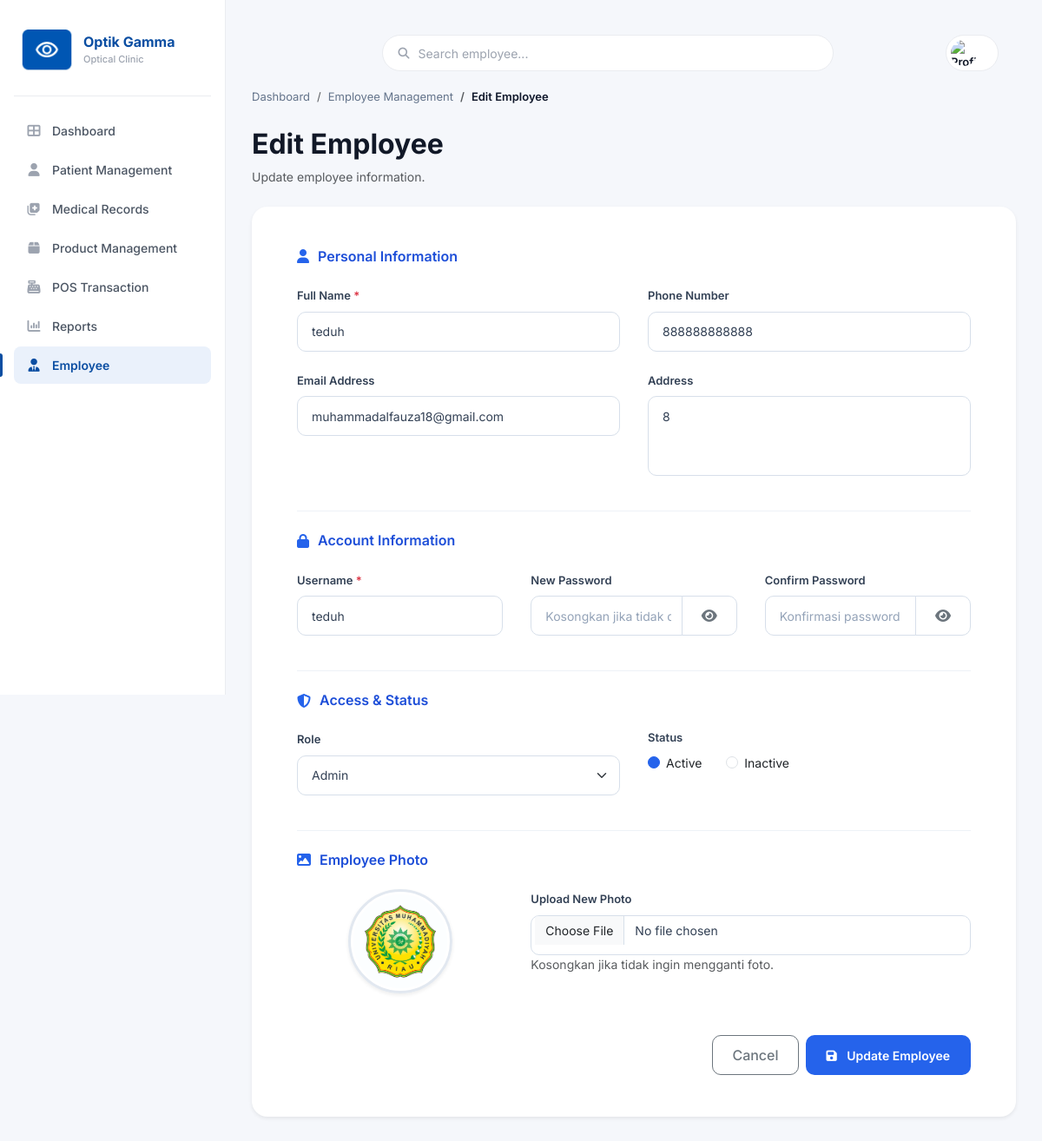
The app's page /employee/edit.php?id=6 with its own data.
### tables this page shows
CREATE TABLE `users` (
  `id` int(11) NOT NULL,
  `nama` varchar(100) NOT NULL,
  `username` varchar(50) NOT NULL,
  `password` varchar(255) NOT NULL,
  `role` enum('Admin','Karyawan') NOT NULL,
  `no_hp` varchar(20) DEFAULT NULL,
  `email` varchar(100) DEFAULT NULL,
  `alamat` text DEFAULT NULL,
  `foto` varchar(255) DEFAULT 'default.png',
  `status` enum('Aktif','Nonaktif') DEFAULT 'Aktif',
  `created_at` timestamp NOT NULL DEFAULT current_timestamp()
);

### employee/edit.php (the view, shortened to what this page needs)
<?php
include "../config/database.php";
$foto = "../assets/img/default.png";
$id = intval($_GET['id']);
$query = mysqli_query($conn, "SELECT * FROM users WHERE id='$id'");
$data = mysqli_fetch_assoc($query);
?>
<!DOCTYPE html>
<html lang="id">
<head>
    <link href="https://cdn.jsdelivr.net/npm/bootstrap@5.3.3/dist/css/bootstrap.min.css" rel="stylesheet">
    <link rel="stylesheet" href="https://cdnjs.cloudflare.com/ajax/libs/font-awesome/6.6.0/css/all.min.css">
    <link rel="stylesheet" href="../assets/css/dashboard.css">
    <link rel="stylesheet" href="../assets/css/employee.css">
</head>
<body>
    <div class="app-shell">
        <aside class="sidebar">
            <div class="brand">
                <div class="brand-logo">
                    <img src="../assets/img/logo.png">
                </div>
                <div class="brand-text">
                    <div class="brand-name">
                        Optik Gamma
                    </div>
                    <div class="brand-sub">
                        Optical Clinic
                    </div>
                </div>
            </div>
            <nav class="side-nav">
                <a href="../dashboard.php" class="nav-item">
                    <i class="fa-solid fa-table-cells-large"></i>
                    Dashboard
                </a>
                <a href="../patient/index.php" class="nav-item">
                    <i class="fa-solid fa-user"></i>
                    Patient Management
                </a>
                <a href="../medical/index.php" class="nav-item">
                    <i class="fa-solid fa-notes-medical"></i>
                    Medical Records
                </a>
                <a href="../product/index.php" class="nav-item">
                    <i class="fa-solid fa-box"></i>
                    Product Management
                </a>
                <a href="../transaction/index.php" class="nav-item">
                    <i class="fa-solid fa-cash-register"></i>
                    POS Transaction
                </a>
                <a href="../reports/index.php" class="nav-item">
                    <i class="fa-solid fa-chart-column"></i>
                    Reports
                </a>
                <a href="index.php" class="nav-item active">
                    <i class="fa-solid fa-user-tie"></i>
                    Employee
                </a>
            </nav>
        </aside>
        <main class="main">
            <header class="topbar">
                <div class="search-box">
                    <i class="fa-solid fa-search"></i>
                    <input type="text" placeholder="Search employee...">
                </div>
                <div class="top-actions">
                    <div class="admin-chip">
                        <img src="<?= $foto; ?>" alt="Profile">
                    </div>
                </div>
            </header>
            <nav aria-label="breadcrumb">
                <ol class="breadcrumb">
                    <li class="breadcrumb-item">
                        <a href="../dashboard.php">
                            Dashboard
                        </a>
                    </li>
                    <li class="breadcrumb-item">
                        <a href="index.php">
                            Employee Management
                        </a>
                    </li>
                    <li class="breadcrumb-item active">
                        Edit Employee
                    </li>
                </ol>
            </nav>
            <div class="mb-4">
                <h2 class="fw-bold">
                    Edit Employee
                </h2>
                <p class="text-muted">
                    Update employee information.
                </p>
            </div>
            <form action="update.php" method="POST" enctype="multipart/form-data">
                <div class="card shadow-sm">
                    <div class="card-body">
                        <h5 class="section-title mb-4">
                            <i class="fa-solid fa-user"></i>
                            Personal Information
                        </h5>
                        <div class="row">
                            <div class="col-md-6 mb-3">
                                <label class="form-label">
                                    Full Name <span class="text-danger">*</span>
                                </label>
                                <input type="text" name="nama" class="form-control"
                                    value="<?= htmlspecialchars($data['nama']); ?>" required>
                            </div>
                            <div class="col-md-6 mb-3">
                                <label class="form-label">
                                    Phone Number
                                </label>
                                <input type="text" name="no_hp" class="form-control"
                                    value="<?= htmlspecialchars($data['no_hp']); ?>">
                            </div>
                            <div class="col-md-6 mb-3">
                                <label class="form-label">
                                    Email Address
                                </label>
                                <input type="email" name="email" class="form-control"
                                    value="<?= htmlspecialchars($data['email']); ?>">
                            </div>
                            <div class="col-md-6 mb-3">
                                <label class="form-label">
                                    Address
                                </label>
                                <textarea name="alamat" class="form-control"
                                    rows="3"><?= htmlspecialchars($data['alamat']); ?></textarea>
                            </div>
                        </div>
                        <hr class="my-4">
                        <h5 class="section-title mb-4">
                            <i class="fa-solid fa-lock"></i>
                            Account Information
                        </h5>
                        <div class="row">
                            <div class="col-md-4 mb-3">
                                <label class="form-label">
                                    Username <span class="text-danger">*</span>
                                </label>
                                <input type="text" name="username" class="form-control"
                                    value="<?= htmlspecialchars($data['username']); ?>" required>
                            </div>
                            <div class="col-md-4 mb-3">
                                <label class="form-label">
                                    New Password
                                </label>
                                <div class="input-group">
                                    <input type="password" name="password" id="password" class="form-control"
                                        placeholder="Kosongkan jika tidak diubah">
                                    <button class="btn btn-outline-secondary" type="button" id="showPassword">
                                        <i class="fa-solid fa-eye"></i>
                                    </button>
                                </div>
                            </div>
                            <div class="col-md-4 mb-3">
                                <label class="form-label">
                                    Confirm Password
                                </label>
                                <div class="input-group">
                                    <input type="password" name="confirm_password" id="confirmPassword"
                                        class="form-control" placeholder="Konfirmasi password">
                                    <button class="btn btn-outline-secondary" type="button" id="showConfirm">
                                        <i class="fa-solid fa-eye"></i>
                                    </button>
                                </div>
                            </div>
                        </div>
                        <hr class="my-4">
                        <h5 class="section-title mb-4">
                            <i class="fa-solid fa-shield-halved"></i>
                            Access & Status
                        </h5>
                        <div class="row">
                            <div class="col-md-6 mb-3">
                                <label class="form-label">
                                    Role
                                </label>
                                <select name="role" class="form-select">
                                    <option value="Admin" <?= ($data['role'] == "Admin") ? "selected" : ""; ?>>
                                        Admin
                                    </option>
                                </select>
                            </div>
                            <div class="col-md-6 mb-3">
                                <label class="form-label d-block">
                                    Status
                                </label>
                                <div class="form-check form-check-inline">
                                    <input class="form-check-input" type="radio" name="status" value="Aktif"
                                        <?= ($data['status'] == "Aktif") ? "checked" : ""; ?>>
                                    <label class="form-check-label">
                                        Active
                                    </label>
                                </div>
                                <div class="form-check form-check-inline">
                                    <input class="form-check-input" type="radio" name="status" value="Nonaktif"
                                        <?= ($data['status'] == "Nonaktif") ? "checked" : ""; ?>>
                                    <label class="form-check-label">
                                        Inactive
                                    </label>
                                </div>
                            </div>
                        </div>
                        <hr class="my-4">
                        <h5 class="section-title mb-4">
                            <i class="fa-solid fa-image"></i>
                            Employee Photo
                        </h5>
                        <div class="row">
                            <div class="col-md-4 text-center">
                                <?php
                                $foto = "../assets/img/profile/default.png";
                                if (!empty($data['foto']) && file_exists("../assets/img/profile/" . $data['foto'])) {
                                    $foto = "../assets/img/profile/" . $data['foto'];
                                }
                                ?>
                                <img src="<?= $foto; ?>" id="preview" class="rounded-circle shadow-sm" width="130"
                                    height="130" style="object-fit:cover;">
                            </div>
                            <div class="col-md-8">
                                <label class="form-label">
                                    Upload New Photo
                                </label>
                                <input type="file" name="foto" id="foto" class="form-control">
                                <small class="text-muted">
                                    Kosongkan jika tidak ingin mengganti foto.
                                </small>
                            </div>
                        </div>
                        <div class="d-flex justify-content-end mt-5">
                            <a href="index.php" class="btn btn-outline-secondary me-2">
                                Cancel
                            </a>
                            <button type="submit" class="btn btn-primary px-4">
                                <i class="fa-solid fa-floppy-disk me-2"></i>
                                Update Employee
                            </button>
                        </div>
                    </div>
                </div>
            </form>
        </main>
    </div>
</body>
</html>

### assets/css/dashboard.css (style rules this page uses)
* { margin: 0; padding: 0; box-sizing: border-box; font-family: 'Inter', sans-serif; }
:root { --primary: #0B4EA2; --primary-dark: #083A7B; --primary-soft: #EAF1FB; --text: #111827; --muted: #6B7280; --muted-2: #9CA3AF; --border: #EAECF0; --bg: #F5F7FB; --card: #ffffff; --green: #22c55e; --green-soft: #DCFCE7; --green-text: #166534; --blue-soft: #DBEAFE; --blue-text: #1E40AF; --red: #ef4444; --red-soft: #FEE2E2; --red-text: #B91C1C; }
body { background: var(--bg); color: var(--text); font-size: 14px; }
.app-shell { display: grid; grid-template-columns: 260px 1fr; min-height: 100vh; }
.sidebar { background: #fff; border-right: 1px solid var(--border); padding: 22px 16px; display: flex; flex-direction: column; position: sticky; top: 0; height: 100vh; }
.brand { display: flex; align-items: center; gap: 12px; padding: 6px 8px 22px; border-bottom: 1px solid var(--border); margin-bottom: 18px; }
.brand-logo { width: 60px; height: 60px; background: transparent; border-radius: 0; }
.brand-logo img { width: 100%; height: 100%; object-fit: contain; filter: none; }
.brand-name { font-size: 16px; font-weight: 700; color: var(--primary); line-height: 1.1; }
.brand-sub { font-size: 11px; color: var(--muted-2); font-weight: 500; margin-top: 2px; }
.side-nav { display: flex; flex-direction: column; gap: 2px; flex: 1; }
.nav-item { display: flex; align-items: center; gap: 12px; padding: 11px 14px; color: #4B5563; text-decoration: none; border-radius: 8px; font-size: 14px; font-weight: 500; position: relative; transition: background .18s, color .18s; }
.nav-item i { width: 18px; text-align: center; font-size: 15px; color: #9CA3AF; }
.nav-item.active { background: var(--primary-soft); color: var(--primary); font-weight: 600; }
.nav-item.active i { color: var(--primary); }
.nav-item.active::before { content: ""; position: absolute; left: -16px; top: 8px; bottom: 8px; width: 3px; border-radius: 0 3px 3px 0; background: var(--primary); }
.main { padding: 20px 30px 40px; }
.topbar { display: flex; justify-content: flex-end; align-items: center; padding: 20px; }
.search-box { flex: 1; max-width: 520px; margin: 0 auto; position: relative; background: #fff; border: 1px solid var(--border); border-radius: 999px; padding: 0 18px; display: flex; align-items: center; height: 42px; transition: box-shadow .2s, border-color .2s; }
.search-box i { color: var(--muted-2); font-size: 13px; margin-right: 10px; }
.search-box input { border: none; outline: none; background: transparent; flex: 1; font-size: 14px; color: var(--text); }
.search-box input::placeholder { color: var(--muted-2); }
.top-actions { display: flex; align-items: center; gap: 10px; }
.admin-chip { display: flex; align-items: center; gap: 10px; background: #fff; border: 1px solid var(--border); padding: 5px 14px 5px 5px; border-radius: 999px; font-size: 13px; font-weight: 600; color: var(--text); }
.admin-chip img { width: 30px; height: 30px; border-radius: 50%; object-fit: cover; }

### records on screen
users: nama "teduh", no_hp "888888888888", email "muhammadalfauza18@gmail.com", alamat "8", username "teduh", role "Admin", status "☑", foto (picture)
